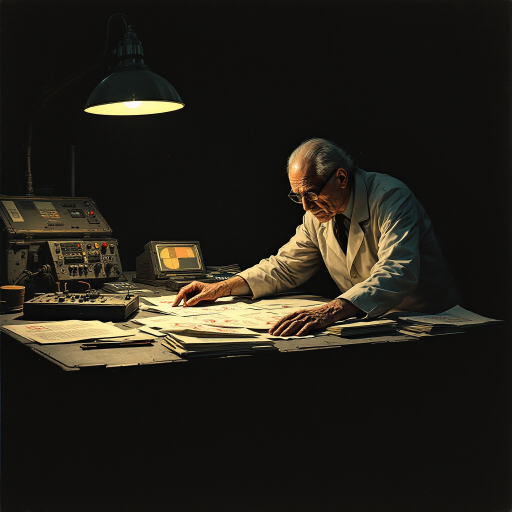
#> input picture carts/the-olympian/fullres_images/audit.png, 1024 x 1024 px (shown at 1/2 size); its folder holds only this picture in this run
$ python imgpipe.py ../fullres_images/audit.png
#> lines starting #> are read from the running program, lines starting #| are printed output that depends on the picture
"""Image pipeline: fullres png -> 128x128 pico-8 quantized -> px9 compressed blob.

Usage:
    python imgpipe.py ../fullres_images/foo.png [more.png ...]
    python imgpipe.py --all

Outputs (relative to this tools/ dir):
    ../processed_images/<name>.png   preview of quantized image
    build/<name>.blob                raw px9-compressed bytes
    build/<name>.pal                 text file: comma-separated pico color ids (0-31)
"""
import os
import subprocess
import sys
from glob import glob

from PIL import Image

TOOLS = os.path.dirname(os.path.abspath(__file__))
PICO8 = '/Applications/PICO-8.app/Contents/MacOS/pico8'
MAX_BLOB = 10000  # blobs reload directly to upper mem 0x8000; cap is cart capacity
# counts of non-reserved colors; slots 0 (black) and 7 (white) are always reserved
# so text drawn over images stays readable
COLOR_LADDER = [14, 12, 10, 8, 6]
FREE_SLOTS = [1, 2, 3, 4, 5, 6, 8, 9, 10, 11, 12, 13, 14, 15]

PICO_PALETTE_HEX = '''
#000000 #1d2b53 #7e2553 #008751 #ab5236 #5f574f #c2c3c7 #fff1e8
#ff004d #ffa300 #ffec27 #00e436 #29adff #83769c #ff77a8 #ffccaa
#291814 #111d35 #422136 #125359 #742f29 #49333b #a28879 #f3ef7d
#be1250 #ff6c24 #a8e72e #00b543 #065ab5 #754665 #ff6e59 #ff9d81
'''.split()
PICO_RGB = [(int(x[1:3], 16), int(x[3:5], 16), int(x[5:7], 16)) for x in PICO_PALETTE_HEX]


def make_pal_image(rgb_list):
    p = Image.new('P', (1, 1))
    flat = []
    for c in rgb_list:
        flat.extend(c)
    # pad to 256 entries with the first color
    while len(flat) < 768:
        flat.extend(rgb_list[0])
    p.putpalette(flat)
    return p


def quantize(img128, n_colors):
    """Return (indices: 16384 slot values 0-15, palmap: 16 pico color ids per slot).

    Slot 0 is always pico black (0), slot 7 always pico white (7); the image's
    other colors occupy the remaining 14 slots. Black and white stay available
    as quantization targets so dark/bright pixels map to the reserved slots.
    """
    q32 = img128.quantize(palette=make_pal_image(PICO_RGB), dither=0)
    hist = {}
    for v in q32.getdata():
        hist[v] = hist.get(v, 0) + 1
    ranked = sorted(hist, key=hist.get, reverse=True)
    others = [c for c in ranked if c not in (0, 7)][:n_colors]
    # quantization palette: index 0=black, 1=white, 2.. = image colors
    sub_rgb = [PICO_RGB[0], PICO_RGB[7]] + [PICO_RGB[c] for c in others]
    qn = img128.quantize(palette=make_pal_image(sub_rgb), dither=0)
    idx_to_slot = {0: 0, 1: 7}
    for j in range(len(others)):
        idx_to_slot[j + 2] = FREE_SLOTS[j]
    indices = [idx_to_slot[min(v, len(sub_rgb) - 1)] for v in qn.getdata()]
    palmap = [0] * 16
    palmap[7] = 7
    for j, c in enumerate(others):
        palmap[FREE_SLOTS[j]] = c
    return indices, palmap


def compress(indices, name):
    """Run px9 job cart in pico8, return blob bytes."""
    with open(os.path.join(TOOLS, 'px9_template.p8')) as f:
        template = f.read()
    lines = []
    for y in range(128):
        row = indices[y * 128:(y + 1) * 128]
        lines.append(''.join('0123456789abcdef'[v] for v in row))
    job_path = os.path.join(TOOLS, 'px9_job.p8')
    with open(job_path, 'w') as f:
        f.write(template.rstrip() + '\n' + '\n'.join(lines) + '\n')
    out = subprocess.run([PICO8, '-x', job_path], capture_output=True, text=True,
                         timeout=120, cwd=TOOLS)
    stdout = out.stdout
    if '!!blobstart' not in stdout:
        raise RuntimeError(f'px9 job failed for {name}:\n{stdout}\n{out.stderr}')
    body = stdout.split('!!blobstart')[1]
    header, rest = body.split('\n', 1)
    clen = int(header.strip())
    hexstr = rest.split('!!blobend')[0].replace('\n', '').strip()
    blob = bytes.fromhex(hexstr)
    assert len(blob) == clen, f'{name}: expected {clen} bytes, got {len(blob)}'
    return blob


def process(img_path):
#> called with img_path = '../fullres_images/audit.png'
    name = os.path.splitext(os.path.basename(img_path))[0]
    img = Image.open(img_path).convert('RGB')
#> img is the input picture: PIL image 1024x1024 RGB; mean R, G, B 35.8, 32.5, 24.8
    img128 = img.resize((128, 128), Image.LANCZOS)
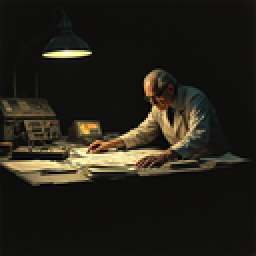
#> img128: PIL image 128x128 RGB (shown 2 times larger); mean R, G, B 35.8, 32.5, 24.8

    for n_colors in COLOR_LADDER:
        indices, palmap = quantize(img128, n_colors)
        blob = compress(indices, name)
        print(f'{name}: {n_colors} colors -> {len(blob)} bytes')
        if len(blob) <= MAX_BLOB:
            break
    else:
        raise RuntimeError(f'{name}: could not fit under {MAX_BLOB} bytes')
#> this loop made 1 pass
#> pass 1, in quantize, `q32 = img128.quantize(palette=make_pal_image(PICO_RGB), dither=0)`:
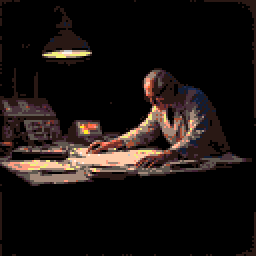
#> q32: PIL image 128x128 P (shown 2 times larger); mean R, G, B 25.8, 19.2, 16.9

    os.makedirs(os.path.join(TOOLS, 'build'), exist_ok=True)
    os.makedirs(os.path.join(TOOLS, '..', 'processed_images'), exist_ok=True)

    # preview
    preview = Image.new('RGB', (128, 128))
    preview.putdata([PICO_RGB[palmap[v]] for v in indices])
    preview.resize((512, 512), Image.NEAREST).save(
        os.path.join(TOOLS, '..', 'processed_images', f'{name}.png'))

    with open(os.path.join(TOOLS, 'build', f'{name}.blob'), 'wb') as f:
        f.write(blob)
    with open(os.path.join(TOOLS, 'build', f'{name}.pal'), 'w') as f:
        f.write(','.join(str(c) for c in palmap))
    return blob, palmap


if __name__ == '__main__':
    if sys.argv[1] == '--all':
        paths = sorted(glob(os.path.join(TOOLS, '..', 'fullres_images', '*.png')))
    else:
        paths = sys.argv[1:]
    for p in paths:
#> (the run stopped early here; a loop or call above may not have finished)
